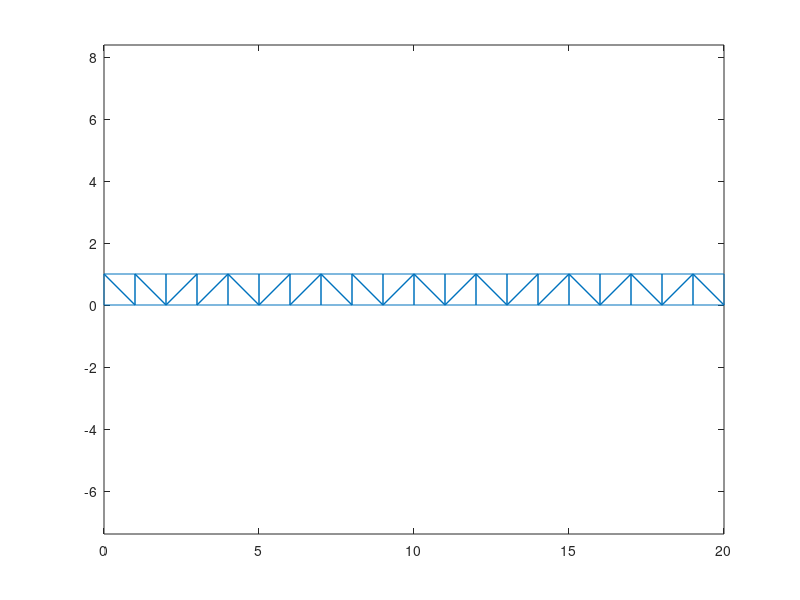

Here is the MATLAB script that generated this plot: (Note: this script raises an error after producing the figure.)
%%
for i = 1:21
    boundary(i, :) = [i-1, 0];
    boundary(43-i, :) = [i-1, 1];
end

elem = delaunay(boundary);
triplot(elem, boundary(:, 1), boundary(:, 2));
axis equal
%%
initial_elements = [
    1, 2, 6;
    2, 3, 6;
    3, 5, 6;
    3, 4, 5
    ];

mesh = boundary;

elements = initial_elements;

[dx, dy] = solve(mesh, elements);
[max_absd, maxdelem, max_stressv, maxstresselem] ...
    = postprocess(dx, dy, mesh, elements);

disp("(a)");
disp("location of maximum deflection (m) : ");
disp(mesh(maxdelem, :));
disp("maximum deflection (m) : ");
disp([dx(maxdelem, 1), dy(maxdelem, 1)]);

disp("(b)");
disp("location of maximum von mises stress (m) : ");
disp(mesh(maxstresselem, :));
disp("maximum von mises stress (Pa) : ");
disp(max_stressv);


result = [4, max_absd, max_stressv];
for i = 4:2:36
    dl = 5 / i;
    mesh = generate_mesh(boundary, dl);
    elements = make_elements(mesh);
    numelem = size(elements, 1);
    fprintf("running fem for %d elements\n", numelem);
    [dx, dy] = solve(mesh, elements);
    [max_absd, maxdelem, max_stressv, maxstresselem] ...
        = postprocess(dx, dy, mesh, elements);
    result = [result; [numelem, max_absd, max_stressv]];
end

figure(1);
plot(result(:, 1), result(:, 2));
title("(c) maximum deflection");
xlabel("# of elements");
ylabel("maximum deflection (m)");

figure(2);
plot(result(:, 1), result(:, 3));
title("(d) maximum von mises stress");
xlabel("# of elements");
ylabel("maximum von mises stress (Pa)");

figure(3);
triplot(elements, mesh(:, 1) + 15000 * dx, mesh(:, 2) + 15000 * dy);
title("(e) deflection shape (deflection exaggerated, x15000, 3168 elements)");
xlabel("x (m)");
ylabel("y (m)");
axis equal

function elements = make_elements(mesh)
    elements = delaunay(mesh);
    element_num = size(elements, 1);
    for i = element_num:-1:1
        element = elements(i, :);
        area = polyarea(mesh(element, 1), mesh(element, 2));
        if area < 10^-5
            elements(i, :) = [];
        end
    end
end

function [dx, dy] = solve(mesh, elements)
    E = 200*10^9;
    thickness = 1;
    
    K_g = zeros(2 * size(mesh, 1));

    element_num = size(elements, 1);

    for i = 1:element_num
        element = elements(i, :);
        area = polyarea(mesh(element, 1), mesh(element, 2));
        index = [ ...
            2 * elements(i, 1) - 1, ...
            2 * elements(i, 1), ...
            2 * elements(i, 2) - 1, ...
            2 * elements(i, 2), ...
            2 * elements(i, 3) - 1, ...
            2 * elements(i, 3) ...
            ];
        b1 = mesh(element(1, 2), 2) - mesh(element(1, 3), 2);
        b2 = mesh(element(1, 3), 2) - mesh(element(1, 1), 2);
        b3 = mesh(element(1, 1), 2) - mesh(element(1, 2), 2);
        c1 = mesh(element(1, 3), 1) - mesh(element(1, 2), 1);
        c2 = mesh(element(1, 1), 1) - mesh(element(1, 3), 1);
        c3 = mesh(element(1, 2), 1) - mesh(element(1, 1), 1);
        B = [
            b1, 0, b2, 0, b3, 0;
            0, c1, 0, c2, 0, c3;
            c1, b1, c2, b2, c3, b3
            ] / (2 * area);
        D = [
            1, 0.3, 0;
            0.3, 1, 0;
            0, 0, 0.35
            ] * E / 0.91;
        K_element = thickness * area * B' * D * B;
        K_g(index, index) = K_g(index, index) + K_element;
    end

    bcond = generate_bcond(mesh);

    d = zeros(size(K_g, 1), 1);

    K_reduced = K_g(bcond(1, :), bcond(1, :));
    f_reduced = bcond(2, :)';
    d(bcond(1, :), 1) = K_reduced \ f_reduced;

    dx = d(1:2:size(d, 1), 1);
    dy = d(2:2:size(d, 1), 1);

end

function [max_absd, maxdelem, max_stressv, maxstresselem] ...
    = postprocess(dx, dy, mesh, elements)

    E = 200*10^9;
    max_absd = 0;
    maxdelem = 0;
    max_stressv = 0;
    
    d = [dx, dy]';
    d = d(:);
    
    for i = 1:size(dx, 1)
        absd = sqrt(dx(i, 1)^2 + dy(i, 1)^2);
        if max_absd < absd
            maxdelem = i;
            max_absd = absd;
        end
        [elm, temp] = find(elements == i);
        elem_on_node = size(elm, 1);
        stress = zeros(3, 1);
        for j = 1:elem_on_node
            element = elements(elm(j, 1), :);
            area = polyarea(mesh(element, 1), mesh(element, 2));
            index = [ ...
                2 * element(1, 1) - 1, ...
                2 * element(1, 1), ...
                2 * element(1, 2) - 1, ...
                2 * element(1, 2), ...
                2 * element(1, 3) - 1, ...
                2 * element(1, 3) ...
                ];
            b1 = mesh(element(1, 2), 2) - mesh(element(1, 3), 2);
            b2 = mesh(element(1, 3), 2) - mesh(element(1, 1), 2);
            b3 = mesh(element(1, 1), 2) - mesh(element(1, 2), 2);
            c1 = mesh(element(1, 3), 1) - mesh(element(1, 2), 1);
            c2 = mesh(element(1, 1), 1) - mesh(element(1, 3), 1);
            c3 = mesh(element(1, 2), 1) - mesh(element(1, 1), 1);
            B = [
                b1, 0, b2, 0, b3, 0;
                0, c1, 0, c2, 0, c3;
                c1, b1, c2, b2, c3, b3
                ] / (2 * area);
            D = [
                1, 0.3, 0;
                0.3, 1, 0;
                0, 0, 0.35
                ] * E / 0.91;
            stress = stress + D * B * d(index, 1);
            

        end
        stress = stress / elem_on_node;
        stress_v = sqrt( ...
            ((stress(1, 1) - stress(2, 1))^2 + ...
            stress(1, 1)^2 + ...
            stress(2, 1)^2 + ...
            6 * stress(3, 1)^2) / 2);

        if max_stressv < stress_v
            max_stressv = stress_v;
            maxstresselem = i;
        end
    end
end

function bcond = generate_bcond(node)
    P1 = 100000;
    P2 = 200000;
    bcond = [];
    num = size(node, 1);
    for i = 1:num
        if node(i, 1) ~= 0
            if node(i, :) == [-5, 1.5]
                bcond = [bcond, [2*i-1, 2*i; 0, -P2]];
            elseif node(i, :) == [-10, 1]
                bcond = [bcond, [2*i-1, 2*i; 0, -P1]];
            else
                bcond = [bcond, [2*i-1, 2*i; 0, 0]];
            end
        end
    end
end

function xy = generate_mesh(boundary, len)
    xy = boundary;
    xsize = 10;
    xnum = ceil(5 / len) * 2;
    for i = 0:xnum
        xx = -xsize * i / xnum;
        ylen = 4 + 0.2 * xx;
        ynum = ceil(ylen / len);
        for j = 0:ynum
            yup = 0.5 * ylen;
            ydown = -0.5 * ylen;
            yy = (j * yup + (ynum - j) * ydown) / ynum;
            xy = [xy; xx, yy];
        end
    end
    xy = unique(xy, "row");
end

